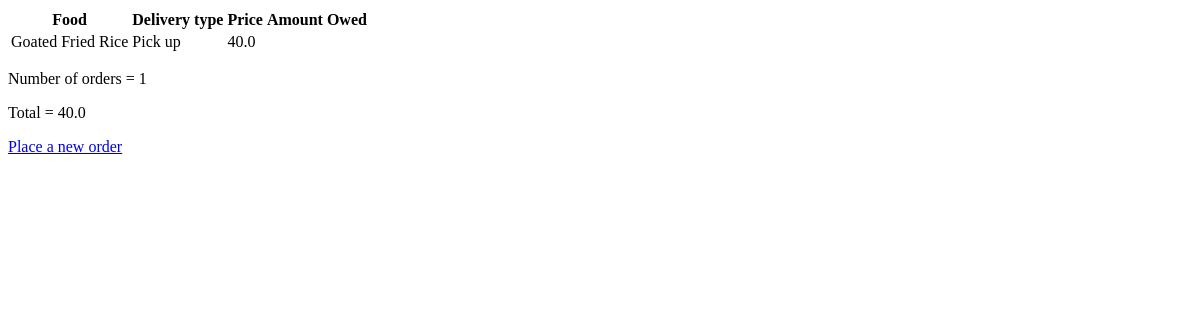
Before: /postget/customers/Emma with the older database file.
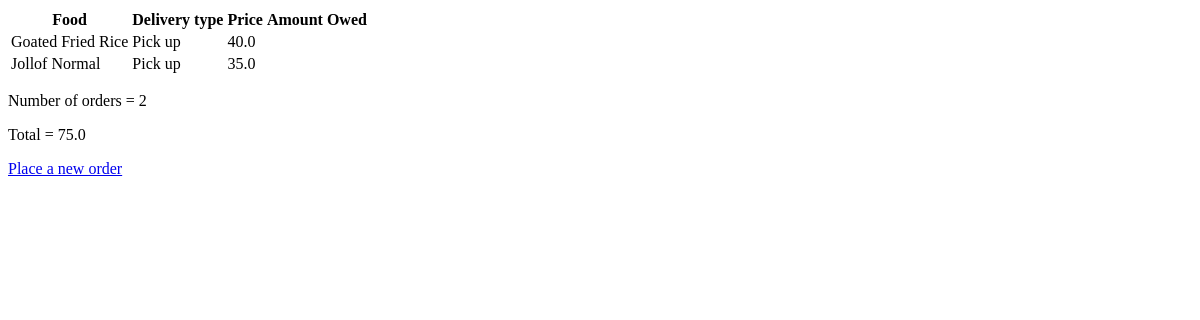
After: the same page with the newer database file.
### postget/models.py (models this page shows, shortened)
class Order(models.Model):
    locs = (
        ('Bantama', 'Bantama'),
        ('Santasi', 'Santasi'),
        ('Abrepo', 'Abrepo'),
        ('North', 'North'),
        ('South', 'South'),
        )
    category = (
        ('Pick up', 'Pick up'),
        ('Delivery', 'Delivery')
        )
    customer_name = models.ForeignKey(Customer, null=True, on_delete=models.SET_NULL)
    food = models.ForeignKey(Food, null=True, on_delete=models.SET_NULL)
    location = models.CharField(max_length=150, null=True, choices=locs)
    invoice = models.CharField(max_length=150, null=True)
    delivery = models.CharField(max_length=150, null=True, choices=category)

class Food(models.Model):
    name = models.CharField(max_length=200, null=True)
    price = models.FloatField(null=True)
    description = models.CharField(max_length=250, null=True, blank=True)
    date_created = models.DateField(auto_now_add=True, null=True)
    tag = models.ManyToManyField(Tag)
    def __str__(self):
        return self.name

### postget/views.py (the view)
# urls.py: path('customers/<str:name>', views.customers, name='customers'),
def customers(request, name):
    customer = Customer.objects.get(name=name)
    orders = customer.order_set.all()
    total = sum([i.food.price for i in orders])
    context = {'orders':orders, 'total':total, 'customer':customer}
    return render(request, 'customers.html', context)

### postget/models.py (called while the page is built)
    def __str__(self):
        return self.name

### postget/templates/customers.html
<table>
    <tr>
        <th>Food</th>
        <th>Delivery type</th>
        <th>Price</th>
        <th>Amount Owed</th>
    </tr>
    {% for order in orders %}
    <tr>
        <td>{{order.food}}</td>
        <td>{{order.delivery}}</td>
        <td>{{order.food.price}}</td>
    </tr>
    {% endfor %}
</table>
<p>Number of orders = {{orders.count}}</p>
<p>Total = {{total}}</p>
<a href="{% url 'create_order' customer %}">
    <p>Place a new order</p>
</a>

Changed rows visible on the page:
added Order: food "Jollof Normal", delivery "Pick up", food.price "35.0"
Other visible differences:
{{ orders.count }}: "1" → "2"
{{ total }}: "40.0" → "75.0"
